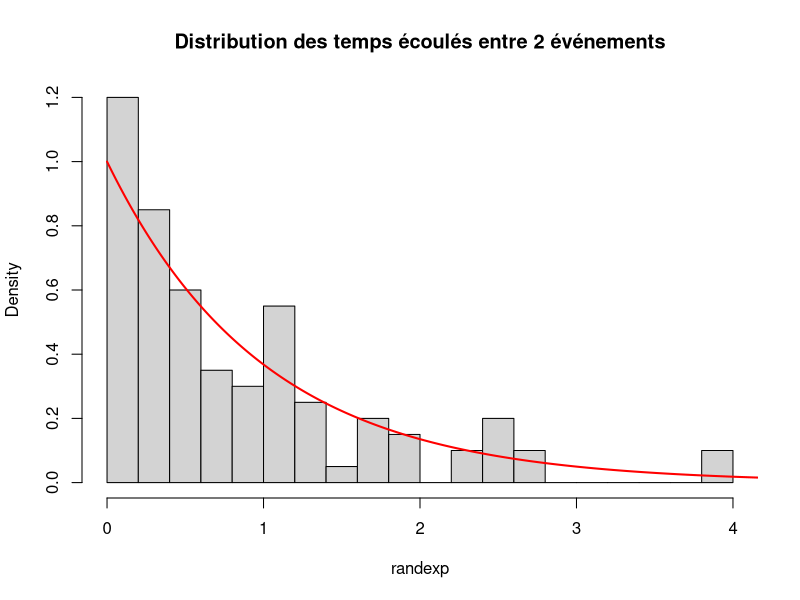
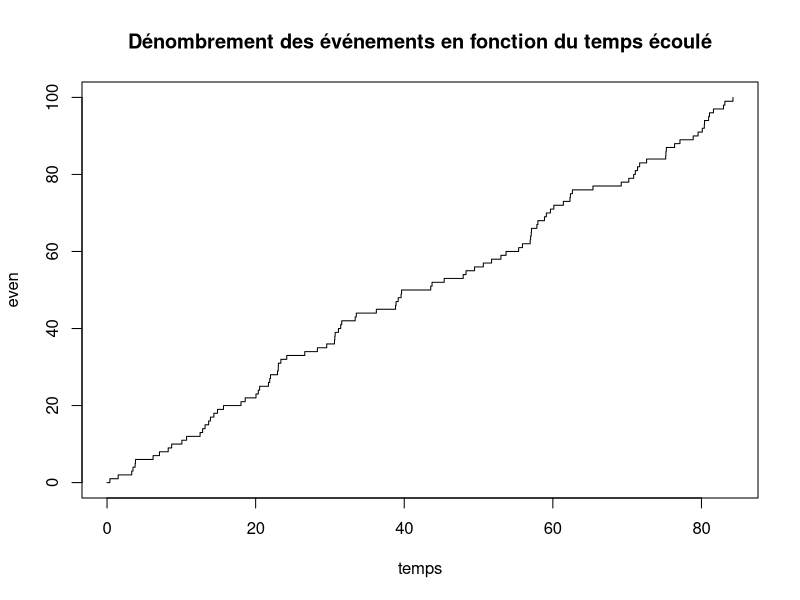
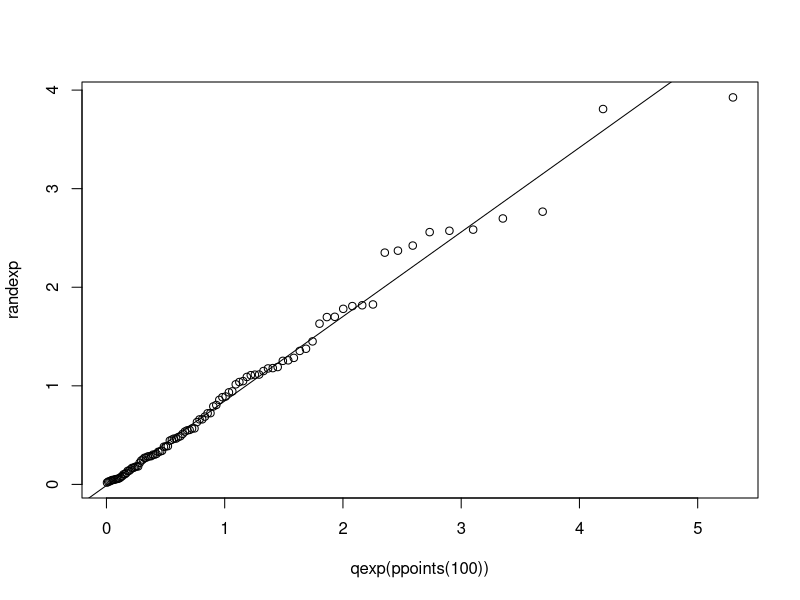

The R source for these figures, in order:
randexp<-rexp(100, 1)
hist(randexp, prob=TRUE, breaks = 20, main = "Distribution des temps écoulés entre 2 événements")
x<-seq(from=0, to=6, length=1000)
lines(x,dexp(x,1), col = "red", lwd = 2)


even<-c(0,1:100)
temps<-c(0,cumsum(randexp))
plot(even~temps, type = "s", main = "Dénombrement des événements en fonction du temps écoulé")

#Si T~Exp(a), alors le nombre d'événement en t N(t)~Poisson(at)
#Probabilité que le nombre d'événements entre les temps 100 et 150 > 60 = ?
#N(t)-N(s)~Poisson(a(t-s)) -> N(150)-N(100)~Poisson(50)
#P((Poisson(50))>60) = 0.07216018
ppois(60, lambda=50, lower = FALSE)

#Test d'ajustement de modèle
ks.test(randexp,"pexp") #on ne rejette pas!
qqplot(x=qexp(ppoints(100)), y=randexp)
qqline(randexp, distribution=qexp)
